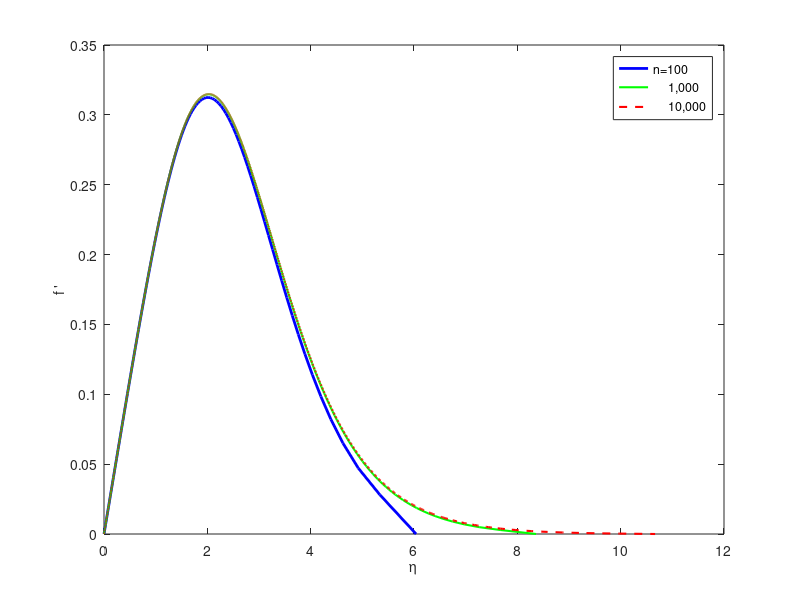

Write MATLAB code to recreate this figure.
% In Glauert 1956 f'=2gg', where g is given implicitly as g(eta).
% Here we plot f'(eta) from Glauert wall jet (1956).
% First we find g(eta) numerically,
% then differentiate to obtain g'(eta),
% then plot f'(eta) for several grids sizes,
% Finally, export eta and f'(eta) to a csv file.

clear variables
close all

% --------------------------------- %
% grid ind. test for numerical sol. %
% --------------------------------- %
fprintf('\nN \t \t u \t\t\t eta\n')
fprintf('------ \t ----- \t\t -----\n')

figure('position',[200,200,300,250])
hold on; box on

symbols=['b- '; 'g- ' ;'--r'];
widths=[2 1.5 1.5];
N=[100 1000 10000];
for i=1:length(N) % discretization numer of points
  n=N(i);
  g=linspace(0,1,n);
  eta=log(sqrt(g.^2+g+1)./(1-g))+sqrt(3)*atan(sqrt(3)*g./(2+g));
  g_=[diff(g)./diff(eta) 0];
  
  f_=2*g.*g_;
  plot(eta,f_,symbols(i,:),'linewidth',widths(i))

  [a,b]=max(f_);
  fprintf('%d \t %1.4f \t %1.4f \n', n, a, eta(b))
end
xlabel('\eta','fontsize',10)
ylabel("f '",'fontsize',10)
legend('n=100','     1,000','     10,000')

disp('')

% write files
%dlmwrite('numerical_Glauert_fd.txt',[eta(1:10:end)' f_(1:10:end)'],' ')
%f__=diff(f_)./diff(eta);
%dlmwrite('numerical_Glauert_fdd.txt',[eta(1:10:end-1)' f__(1:10:end)'],' ')
















if (1==0)
% ---------------------- %
% compare approximations %
% ---------------------- %
figure; hold on; box on
xlim([0 10])
ylim([0 0.35])
xlabel('\eta','fontsize',14)
ylabel("f '",'fontsize',15)
ax = gca;
ax.XAxisLocation = 'origin';

% numerical
plot(eta,f_,'-g','linewidth',1.4)

% Mo et al.
plot(eta,2*0.125.*eta.*exp(-0.125*eta.^2),'b','linewidth',1.8)

% Schwarz and Caswell
eta_m=0.4831*eta;
plot(eta,0.315*(0.4831*eta).*(1-0.2334*eta.^2),'m')

% Bouremel exact (sampled from fig. 3)
Bouremel_x=[0.05627	0.003139	0.117	0.1976	0.1705	0.1519	0.2933	0.2635	0.3937	0.3472	0.496	0.4402	0.5983	0.5518	0.6987	0.6448	0.7935	0.7377	0.8989	0.8493	0.9981	0.9516	1.097	1.054	1.195	1.156	1.298	1.249	1.4	1.5	1.597	1.733	1.881	2.086	2.263	2.384	2.504	2.579	2.673	2.743	2.802	2.89	2.989	3.088	3.146	3.197	3.286	3.386	3.491	3.591	3.658	3.723	3.799	3.899	3.994	4.095	4.19	4.29	4.401	4.504	4.606	4.736	4.857	4.978	5.136	5.341	5.527	5.713	5.917	6.122	6.326	6.531	6.735	6.94	7.176	7.572	7.971	8.167	8.372	8.577	8.781	8.986	9.19	9.395	9.599	9.804	9.916];
Bouremel_y=[0.01563	0.004989	0.02535	0.04821	0.04136	0.03418	0.06615	0.05952	0.08791	0.07812	0.1102	0.09865	0.1315	0.1227	0.1523	0.1424	0.173	0.1618	0.1935	0.1844	0.2116	0.2042	0.2298	0.2218	0.2463	0.2398	0.2613	0.2545	0.2747	0.2863	0.2964	0.307	0.3121	0.3137	0.3097	0.3022	0.2943	0.287	0.2772	0.2718	0.2647	0.2545	0.2425	0.2308	0.2226	0.2172	0.2057	0.1933	0.1809	0.1692	0.1617	0.1544	0.1452	0.1353	0.1245	0.1158	0.1069	0.09861	0.08982	0.08131	0.0754	0.06624	0.06098	0.05355	0.04667	0.03811	0.03255	0.02683	0.02205	0.01803	0.01469	0.01204	0.00963	0.007544	0.005957	0.00401	0.002459	0.001976	0.001787	0.001365	0.0009984	0.0005034	0	0	0	0	0];
plot(Bouremel_x,Bouremel_y,'--k','linewidth',1.2) % sampled from fig. 3 in Bouremel

% Haustein
 plot(eta,2*erf(eta/pi).*(2*exp(-eta.^2/pi^2)/pi^(3/2)),'r:','linewidth',1.5)
 
legend('numerical','Mo et al.','Schwarz and Caswell','Bouremel (sampled)', 'new')

% ------------------- %
% compare derivatives %
% ------------------- %
figure; hold on; box on
xlim([0 10])
ylim([-0.15 0.3])
xlabel('\eta','fontsize',14)
ylabel("f '",'fontsize',15)
ax = gca;
ax.XAxisLocation = 'origin';

% numerical
plot(eta(2:end),diff(f_)./diff(eta),'-g','linewidth',1.4)

% Mo et al.
plot(eta,0.25*exp(-0.125*eta.^2)-0.0625.*eta.^2.*exp(-0.125.*eta.^2),'b','linewidth',1.8)

% Schwarz and Caswell
plot(eta,-.10655*eta.^2+.15218,'m')

% Haustein
plot(eta,8*(exp(-eta.^2/pi^2)).^2/pi^3-8*erf(eta/pi).*eta.*exp(-eta.^2/pi^2)/pi^(7/2),'r:','linewidth',1.5)
 
legend('numerical','Mo et al.','Schwarz and Caswell','new')
end
